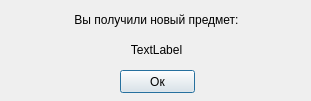
<?xml version="1.0" encoding="UTF-8"?>
<ui version="4.0">
 <class>ItemCollectedWindow</class>
 <widget class="QDialog" name="ItemCollectedWindow">
  <property name="geometry">
   <rect>
    <x>0</x>
    <y>0</y>
    <width>311</width>
    <height>101</height>
   </rect>
  </property>
  <property name="windowTitle">
   <string>Dialog</string>
  </property>
  <widget class="QPushButton" name="pushButton">
   <property name="geometry">
    <rect>
     <x>120</x>
     <y>70</y>
     <width>75</width>
     <height>23</height>
    </rect>
   </property>
   <property name="text">
    <string>Ок</string>
   </property>
  </widget>
  <widget class="QLabel" name="label">
   <property name="geometry">
    <rect>
     <x>6</x>
     <y>10</y>
     <width>301</width>
     <height>20</height>
    </rect>
   </property>
   <property name="text">
    <string>Вы получили новый предмет:</string>
   </property>
   <property name="alignment">
    <set>Qt::AlignCenter</set>
   </property>
  </widget>
  <widget class="QLabel" name="item_name">
   <property name="geometry">
    <rect>
     <x>6</x>
     <y>40</y>
     <width>301</width>
     <height>20</height>
    </rect>
   </property>
   <property name="text">
    <string>TextLabel</string>
   </property>
   <property name="alignment">
    <set>Qt::AlignCenter</set>
   </property>
  </widget>
 </widget>
 <resources/>
 <connections>
  <connection>
   <sender>pushButton</sender>
   <signal>clicked()</signal>
   <receiver>ItemCollectedWindow</receiver>
   <slot>accept()</slot>
   <hints>
    <hint type="sourcelabel">
     <x>157</x>
     <y>81</y>
    </hint>
    <hint type="destinationlabel">
     <x>155</x>
     <y>50</y>
    </hint>
   </hints>
  </connection>
 </connections>
</ui>
